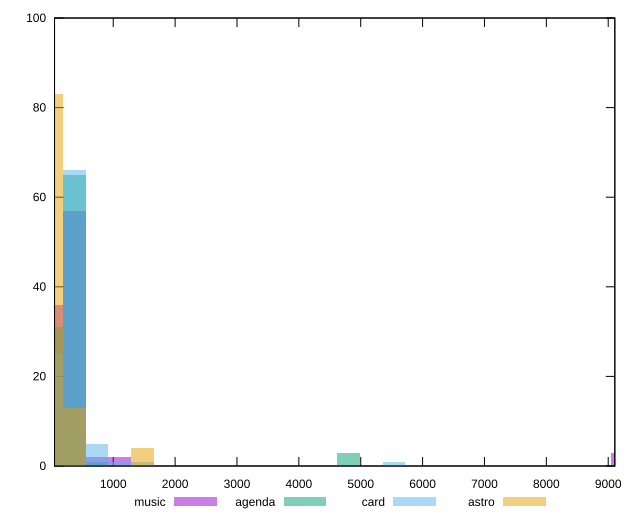

Generate this figure with gnuplot:
reset

$music <<EOF
9230.535022292965 3
369.2214008917186 57
0 36
1107.6642026751558 2
738.4428017834372 2
EOF

$agenda <<EOF
4799.878211592341 3
0 31
369.2214008917186 65
738.4428017834372 1
EOF

$card <<EOF
5538.321013375778 1
1476.8856035668744 1
738.4428017834372 5
369.2214008917186 66
0 25
1107.6642026751558 1
EOF

$astro <<EOF
1476.8856035668744 4
369.2214008917186 13
0 83
EOF

set key outside below
set boxwidth 369.2214008917186
set xrange [51.333999999999996:9106.896999999999]
set yrange [0:100]
set trange [0:100]
set style fill transparent solid 0.5 noborder
set terminal svg size 640, 520 enhanced background rgb 'white'
set output "reports/report_00027_2021-02-24T12-40-31.850Z/server-response-time/comparison/histogram/all_raw.svg"

plot $music title "music" with boxes, \
     $agenda title "agenda" with boxes, \
     $card title "card" with boxes, \
     $astro title "astro" with boxes

reset
